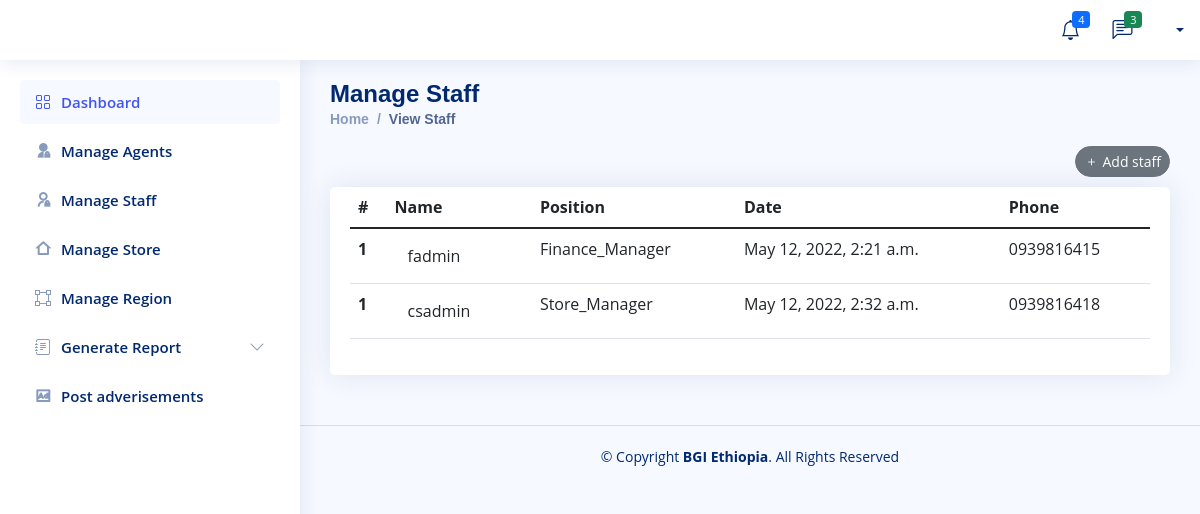
Page /BGI/view-staff/ on the earlier database version.
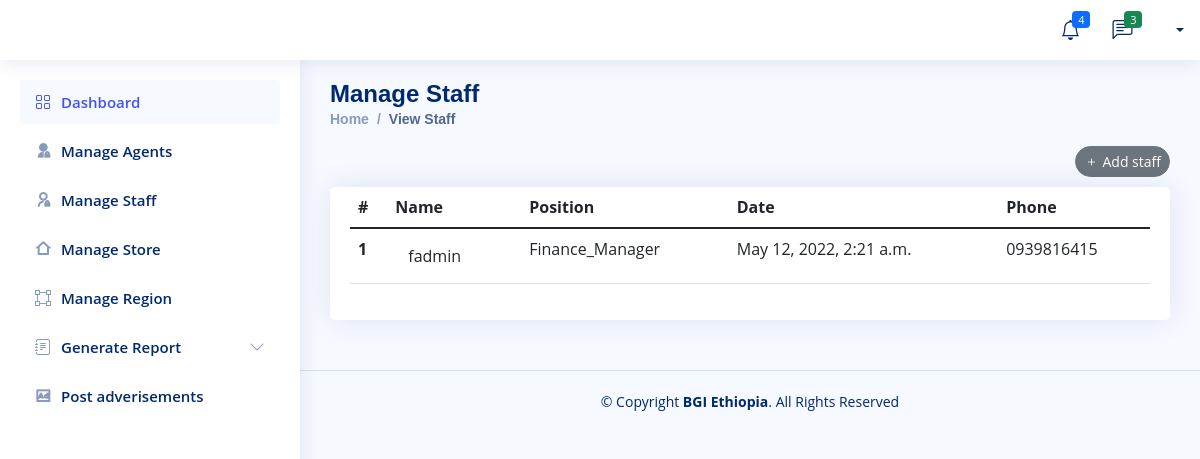
Same page on the later database version.
### Company/models.py (models this page shows, shortened)
class Finance_Manager(models.Model):
    user=models.OneToOneField(User,null=True, on_delete=models.CASCADE)
    phone = models.CharField(max_length=200, null=True)
    staff=models.CharField(default='Finance_manager',max_length=50)
    profile_pic=models.ImageField(null=True,blank=True, upload_to='Profile/')
    salary = models.FloatField(null=True,blank=True)
    Adderes = models.CharField(max_length=200, null=True)
    about=models.TextField(null=True,blank=True,max_length=500)
    date_created = models.DateTimeField(auto_now_add=True, null=True)
    Telegram = models.CharField(max_length=200, null=True)
    facebook = models.CharField(max_length=200, null=True)
    instagrm = models.CharField(max_length=200, null=True)

class Company_Store_Manager(models.Model):
    user=models.ForeignKey(User,null=True, on_delete=models.CASCADE)
    Store=models.OneToOneField(Company_Store,null=True, on_delete=models.CASCADE)
    staff=models.CharField(default='Store_Manager',max_length=50)
    profile_pic=models.ImageField(null=True,blank=True, upload_to='Profile/')
    phone = models.CharField(max_length=200, null=True)
    salary = models.FloatField(null=True,blank=True)
    Adderes = models.CharField(max_length=200, null=True)
    about=models.TextField(null=True,blank=True,max_length=500)
    date_created = models.DateTimeField(auto_now_add=True, null=True)
    Telegram = models.CharField(max_length=200, null=True)
    facebook = models.CharField(max_length=200, null=True)
    instagrm = models.CharField(max_length=200, null=True)

### Company/views.py (the view)
# urls.py: path('view-staff/',views.view_staff,name='view-staff'),
def view_staff(request):
    staff_finance_manager = Finance_Manager.objects.all()
    staff_company_store_manager = Company_Store_Manager.objects.all()
    context = {
       'staff_finance_manager' :staff_finance_manager,
       'staff_company_store_manager':staff_company_store_manager,
    }
    return render(request,'Company/staffs/staff-view.html',context)

### Templates/Company/staffs/staff-view.html
{% extends 'Company/company-base.html'%}
{% block content%}
  <main id="main" class="main">
    <div class="pagetitle">
      <h1>Manage Staff</h1>
      <nav>
        <ol class="breadcrumb">
          <li class="breadcrumb-item"><a href="admin.html">Home</a></li>
          <li class="breadcrumb-item active">View Staff</li>
        </ol>
        <div class="text-end">
            <a href="{% url 'add-staff' %}" class="item-end">
                <button type="button" class="btn btn-sm rounded-pill btn-secondary"><i class="bi bi-plus me-1"></i>Add staff</button>
              </a>
        </div>
      </nav>
    </div>
    <section class="section">
        <div class="row">
          <div class="col-lg-12">
            <div class="card">
              <div class="card-body">
                <table class="table datatable">
                  <thead>
                    <tr>
                      <th scope="col">#</th>
                      <th scope="col">Name</th>
                      <th scope="col">Position</th>
                      <th scope="col">Date</th>
                      <th scope="col">Phone</th>
                    </tr>
                  </thead>
                  <tbody>
                 {% for staff in staff_finance_manager %}
                    <tr>
                      <th scope="row">1</th>
                      <td><a href="{% url 'staff-detail' staff.id  staff.staff %}" class="btn">{{staff.user.username}}</a></td>
                      <td>{{staff.staff}}</td>
                      <td>{{staff.date_created }}</td>
                      <td>{{staff.phone}}</td>
                    </tr>
                {% endfor %}
                {% for staff in staff_company_store_manager %}
                    <tr>
                      <th scope="row">1</th>
                      <td><a href="{% url 'staff-detail' staff.id staff.staff %}" class="btn">{{staff.user.username}}</a></td>
                      <td>{{staff.staff}}</td>
                      <td>{{staff.date_created }}</td>
                      <td>{{staff.phone}}</td>
                    </tr>
                {% endfor %}
                  </tbody>
                </table>
              </div>
            </div>
          </div>
        </div>
      </section>
  </main>
{% endblock %}

Differences in the rows shown:
removed Company_Store_Manager: user.username "csadmin", staff "Store_Manager", date_created "May 12, 2022, 2:32 a.m.", phone "0939816418"
